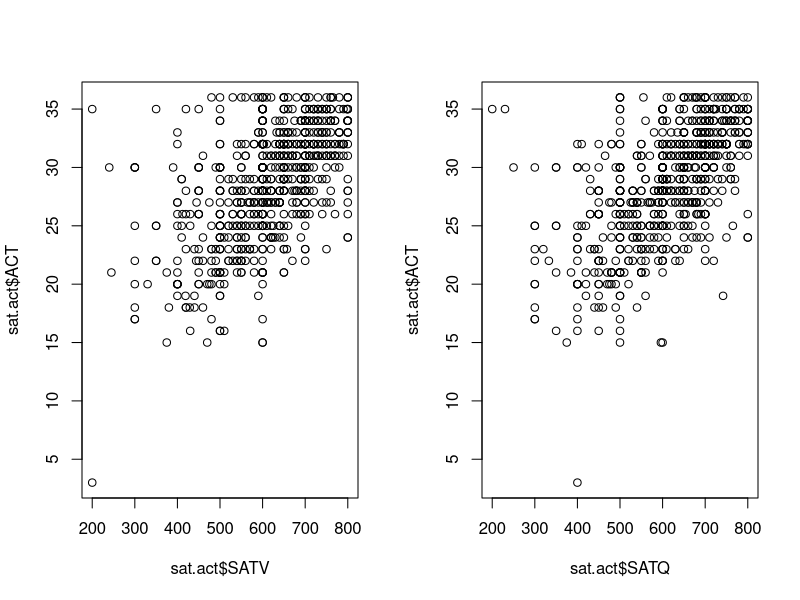
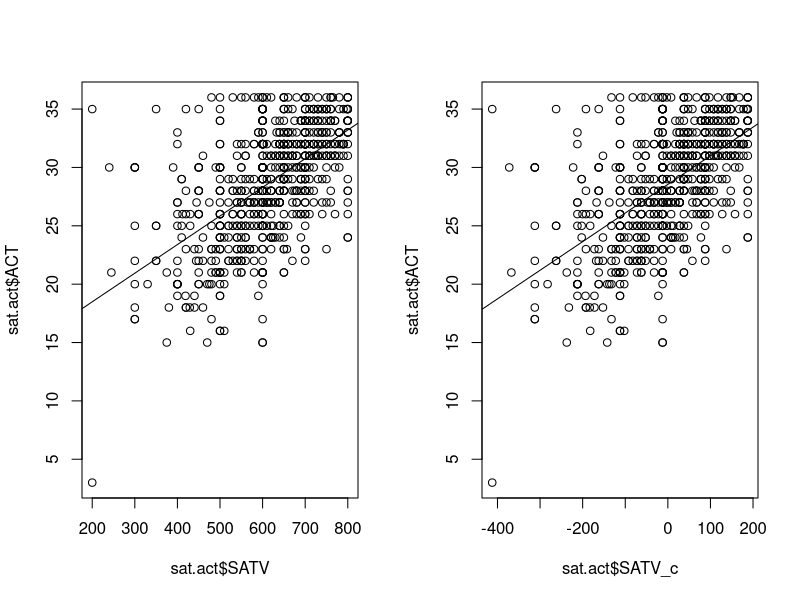

Here is the R script that generated these plots, in order:
## ---- chunk 1
options(htmltools.dir.version = FALSE)
# see: https://github.com/yihui/xaringan
# install.packages("xaringan")
# see: 
# https://github.com/yihui/xaringan/wiki
# https://github.com/gnab/remark/wiki/Markdown
options(width=110)
options(digits = 4)
## ---- chunk 2
require(psych)
data(sat.act)
sat.act$gender <- factor(sat.act$gender, 1:2, labels = c("male", "female"))
sat.act$education <- factor(sat.act$education)
summary(sat.act) # alternatively: psych::describe(sat.act)
sat.act <- na.omit(sat.act)
## ---- chunk 3
par(mfrow=c(1,2))
plot(sat.act$SATV, sat.act$ACT)
plot(sat.act$SATQ, sat.act$ACT)
## ---- chunk 4
m1 <- lm(ACT ~ SATQ, sat.act)
summary(m1)
## ---- chunk 5
coef(m1)
## ---- chunk 6
plot(sat.act$SATV, sat.act$ACT)
abline(m1)
## ---- chunk 7
sat.act$SATQ_c <- sat.act$SATQ - mean(sat.act$SATQ, na.rm = TRUE)
sat.act$SATV_c <- sat.act$SATV - mean(sat.act$SATV)
m2 <- lm(ACT ~ SATQ_c, sat.act)
summary(m2)
## ---- chunk 8
coef(m2)
## ---- chunk 9
plot(sat.act$SATV_c, sat.act$ACT)
abline(m2)
## ---- chunk 10
coef(lm(ACT ~ SATQ_c + SATV_c, sat.act))   # a
coef(lm(ACT ~ SATQ_c : SATV_c, sat.act))   # b
coef(lm(ACT ~ 0 + SATQ_c:SATV_c, sat.act)) # c
## ---- chunk 11
coef(lm(ACT ~ SATQ_c*SATV_c, sat.act))     # d
coef(lm(ACT ~ 0+SATQ_c*SATV_c, sat.act))   # e
## ---- chunk 12
str(sat.act)
## ---- chunk 13
m3 <- lm(ACT ~ gender, sat.act)
summary(m3)
## ---- chunk 14
op <- options(width = 40)
require(dplyr)
## ---- chunk 15
mean(sat.act$ACT)
sat.act %>% group_by(gender) %>%
  summarise(m = mean(ACT))
## ---- chunk 16
sat.act %>% group_by(gender) %>%
  summarise(m = mean(ACT)) %>%
  {.$m[2] - .$m[1]}
## ---- chunk 17
options(op)
## ---- chunk 18
model.matrix(ACT ~ gender, sat.act[1:5,])
## ---- chunk 19
model.matrix(ACT ~ gender, sat.act[1:5,])
## ---- chunk 20
afex::set_sum_contrasts()
## ---- chunk 21
model.matrix(ACT ~ gender, sat.act[1:5,])
## ---- chunk 22
m4 <- lm(ACT ~ gender, sat.act)
summary(m4)
## ---- chunk 23
op <- options(width = 40)
## ---- chunk 24
mean(sat.act$ACT)
sat.act %>% group_by(gender) %>%
  summarise(m = mean(ACT))
sat.act %>% group_by(gender) %>%
  summarise(m = mean(ACT)) %>% 
  summarise(mean(m))

## ---- chunk 25
options(op)
## ---- chunk 26
afex::set_default_contrasts() # or set_treatment_contrasts()
## ---- chunk 27
op <- options(width = 70)
## ---- chunk 28
m5 <- lm(ACT ~ gender*education, sat.act)
coef(m5)
## ---- chunk 29
sat.act %>% 
  group_by(gender,education) %>%
  summarise(mean(ACT))
## ---- chunk 30
options(op)
## ---- chunk 31
afex::set_sum_contrasts() # or set_effects_contrasts() or set_deviation_contrasts()
## ---- chunk 32
op <- options(width = 70)
## ---- chunk 33
m6 <- lm(ACT ~ gender*education, sat.act)
coef(m6)
## ---- chunk 34
sat.act %>% 
  group_by(gender,education) %>%
  summarise(m = mean(ACT)) %>% 
  ungroup() %>% 
  summarise(mean(m))
## ---- chunk 35
options(op)
## ---- chunk 36
levels(sat.act$gender)
levels(sat.act$education)
## ---- chunk 37
coef(lm(ACT ~ gender, sat.act))                  # a: 2
coef(lm(ACT ~ 0+gender, sat.act))                # b: 2
coef(lm(ACT ~ gender+education, sat.act))        # c: 7
coef(lm(ACT ~ 0+gender+education, sat.act))      # d: 7
## ---- chunk 38
coef(lm(ACT ~ gender:education, sat.act))        # e: 13
coef(lm(ACT ~ 0+gender:education, sat.act))      # f: 12
## ---- chunk 39
op <- options(width = 70)
## ---- chunk 40
afex::set_sum_contrasts()
m6 <- lm(ACT ~ gender*education, sat.act)
summary(m6)
## ---- chunk 41
sat.act %>% 
  group_by(gender, education) %>%
  summarise(m = mean(ACT)) %>% 
  ungroup() %>% 
  summarise(mean(m))
## ---- chunk 42
options(op)
## ---- chunk 43
require(car) # Companion to Applied Regression (Fox & Weisberg, 2011)
Anova(m6, type = 3)
## ---- chunk 44
require(lsmeans)
lsmeans(m6, ~education)
## ---- chunk 45
pairs(lsmeans(m6,~education),adjust='holm')
## ---- chunk 46
require(afex)
sat.act$id <- factor(1:nrow(sat.act))
(a1 <- aov_car(ACT ~ gender+Error(id), sat.act))

## ---- chunk 47
sat_long <- tidyr::gather(
  sat.act, key = "SAT_type", 
  value = "SAT_value", SATV, SATQ)
## ---- chunk 48
(a2 <- aov_car(SAT_value ~ gender*SAT_type+
                 Error(id/SAT_type), sat_long))
lsmeans(a2, c("gender", "SAT_type"))
